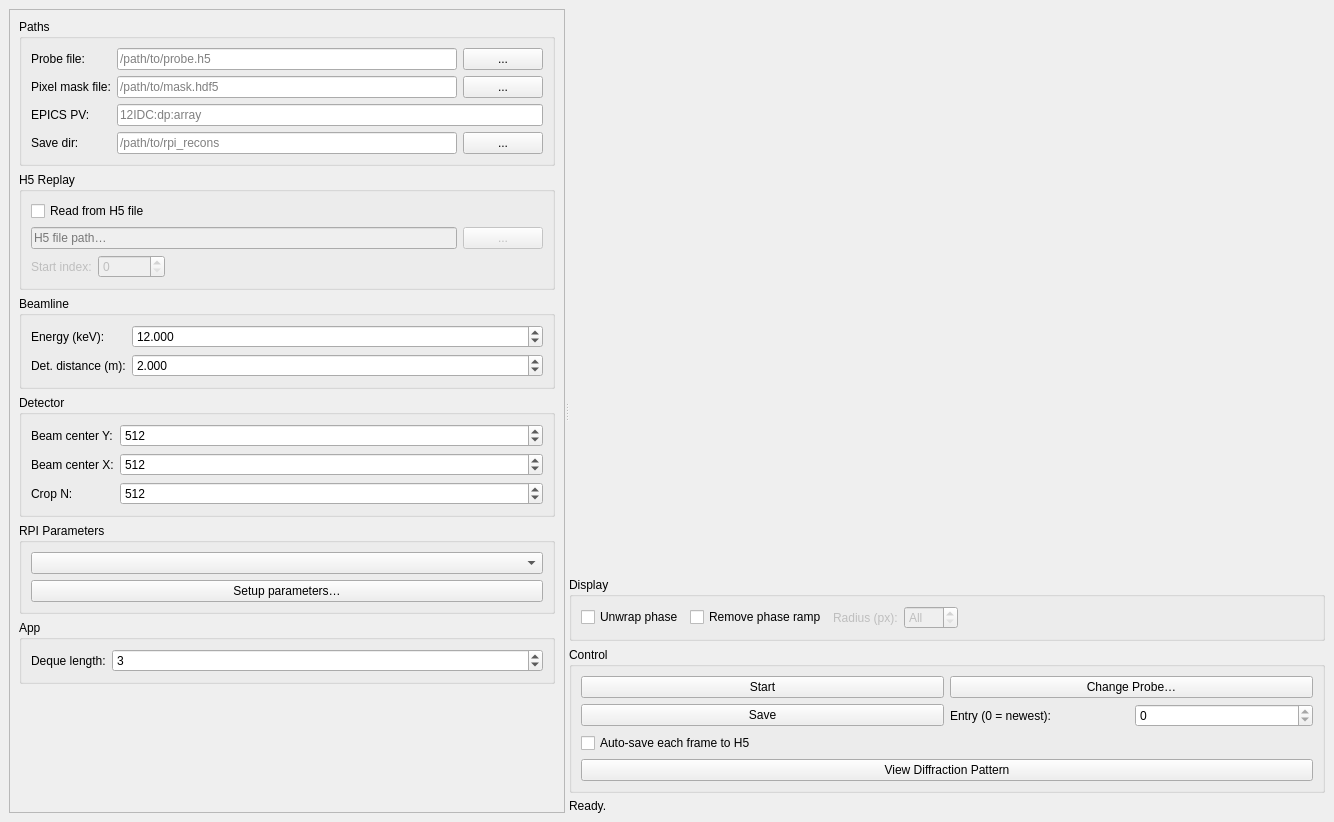
<?xml version="1.0" encoding="UTF-8"?>
<ui version="4.0">
 <class>MainWindow</class>
 <widget class="QMainWindow" name="MainWindow">
  <property name="geometry">
   <rect>
    <x>0</x>
    <y>0</y>
    <width>1334</width>
    <height>822</height>
   </rect>
  </property>
  <property name="windowTitle">
   <string>RPI Live — Randomized Probe Imaging</string>
  </property>
  <widget class="QWidget" name="centralwidget">
   <layout class="QHBoxLayout" name="centralLayout">
    <item>
     <widget class="QSplitter" name="splitter">
      <property name="orientation">
       <enum>Qt::Horizontal</enum>
      </property>
      <widget class="QScrollArea" name="scrollArea">
       <property name="widgetResizable">
        <bool>true</bool>
       </property>
       <widget class="QWidget" name="scrollContents">
        <property name="geometry">
         <rect>
          <x>0</x>
          <y>0</y>
          <width>492</width>
          <height>1301</height>
         </rect>
        </property>
        <layout class="QVBoxLayout" name="leftVLayout">
         <item>
          <widget class="QGroupBox" name="paths_group">
           <property name="title">
            <string>Paths</string>
           </property>
           <layout class="QFormLayout" name="paths_form">
            <item row="0" column="0">
             <widget class="QLabel" name="label_probe">
              <property name="text">
               <string>Probe file:</string>
              </property>
             </widget>
            </item>
            <item row="0" column="1">
             <layout class="QHBoxLayout" name="probe_hl">
              <item>
               <widget class="QLineEdit" name="probe_file_edit">
                <property name="placeholderText">
                 <string>/path/to/probe.h5</string>
                </property>
               </widget>
              </item>
              <item>
               <widget class="QPushButton" name="probe_browse_btn">
                <property name="text">
                 <string>...</string>
                </property>
               </widget>
              </item>
             </layout>
            </item>
            <item row="1" column="0">
             <widget class="QLabel" name="label_mask">
              <property name="text">
               <string>Pixel mask file:</string>
              </property>
             </widget>
            </item>
            <item row="1" column="1">
             <layout class="QHBoxLayout" name="mask_hl">
              <item>
               <widget class="QLineEdit" name="pixel_mask_file_edit">
                <property name="placeholderText">
                 <string>/path/to/mask.hdf5</string>
                </property>
               </widget>
              </item>
              <item>
               <widget class="QPushButton" name="pixel_mask_browse_btn">
                <property name="text">
                 <string>...</string>
                </property>
               </widget>
              </item>
             </layout>
            </item>
            <item row="2" column="0">
             <widget class="QLabel" name="label_pv">
              <property name="text">
               <string>EPICS PV:</string>
              </property>
             </widget>
            </item>
            <item row="2" column="1">
             <widget class="QLineEdit" name="pv_name_edit">
              <property name="placeholderText">
               <string>12IDC:dp:array</string>
              </property>
             </widget>
            </item>
            <item row="3" column="0">
             <widget class="QLabel" name="label_savedir">
              <property name="text">
               <string>Save dir:</string>
              </property>
             </widget>
            </item>
            <item row="3" column="1">
             <layout class="QHBoxLayout" name="savedir_hl">
              <item>
               <widget class="QLineEdit" name="save_dir_edit">
                <property name="placeholderText">
                 <string>/path/to/rpi_recons</string>
                </property>
               </widget>
              </item>
              <item>
               <widget class="QPushButton" name="save_dir_browse_btn">
                <property name="text">
                 <string>...</string>
                </property>
               </widget>
              </item>
             </layout>
            </item>
           </layout>
          </widget>
         </item>
         <item>
          <widget class="QGroupBox" name="h5_group">
           <property name="title">
            <string>H5 Replay</string>
           </property>
           <layout class="QVBoxLayout" name="h5_vl">
            <item>
             <widget class="QCheckBox" name="h5_check">
              <property name="text">
               <string>Read from H5 file</string>
              </property>
             </widget>
            </item>
            <item>
             <layout class="QHBoxLayout" name="h5_hl">
              <item>
               <widget class="QLineEdit" name="h5_file_edit">
                <property name="enabled">
                 <bool>false</bool>
                </property>
                <property name="placeholderText">
                 <string>H5 file path…</string>
                </property>
               </widget>
              </item>
              <item>
               <widget class="QPushButton" name="h5_browse_btn">
                <property name="enabled">
                 <bool>false</bool>
                </property>
                <property name="text">
                 <string>...</string>
                </property>
               </widget>
              </item>
             </layout>
            </item>
            <item>
             <layout class="QHBoxLayout" name="h5_start_hl">
              <item>
               <widget class="QLabel" name="label_h5_start">
                <property name="enabled">
                 <bool>false</bool>
                </property>
                <property name="text">
                 <string>Start index:</string>
                </property>
               </widget>
              </item>
              <item>
               <widget class="QSpinBox" name="h5_start_spin">
                <property name="enabled">
                 <bool>false</bool>
                </property>
                <property name="minimum">
                 <number>0</number>
                </property>
                <property name="maximum">
                 <number>999999</number>
                </property>
                <property name="value">
                 <number>0</number>
                </property>
               </widget>
              </item>
              <item>
               <spacer name="h5_start_spacer">
                <property name="orientation">
                 <enum>Qt::Horizontal</enum>
                </property>
                <property name="sizeHint" stdset="0">
                 <size>
                  <width>40</width>
                  <height>0</height>
                 </size>
                </property>
               </spacer>
              </item>
             </layout>
            </item>
           </layout>
          </widget>
         </item>
         <item>
          <widget class="QGroupBox" name="beamline_group">
           <property name="title">
            <string>Beamline</string>
           </property>
           <layout class="QFormLayout" name="beamline_form">
            <item row="0" column="0">
             <widget class="QLabel" name="label_energy">
              <property name="text">
               <string>Energy (keV):</string>
              </property>
             </widget>
            </item>
            <item row="0" column="1">
             <widget class="QDoubleSpinBox" name="energy_kev_spin">
              <property name="decimals">
               <number>3</number>
              </property>
              <property name="minimum">
               <double>0.100000000000000</double>
              </property>
              <property name="maximum">
               <double>100.000000000000000</double>
              </property>
              <property name="singleStep">
               <double>0.100000000000000</double>
              </property>
              <property name="value">
               <double>12.000000000000000</double>
              </property>
             </widget>
            </item>
            <item row="1" column="0">
             <widget class="QLabel" name="label_detdist">
              <property name="text">
               <string>Det. distance (m):</string>
              </property>
             </widget>
            </item>
            <item row="1" column="1">
             <widget class="QDoubleSpinBox" name="detector_dist_spin">
              <property name="decimals">
               <number>3</number>
              </property>
              <property name="minimum">
               <double>0.010000000000000</double>
              </property>
              <property name="maximum">
               <double>10.000000000000000</double>
              </property>
              <property name="singleStep">
               <double>0.010000000000000</double>
              </property>
              <property name="value">
               <double>2.000000000000000</double>
              </property>
             </widget>
            </item>
           </layout>
          </widget>
         </item>
         <item>
          <widget class="QGroupBox" name="detector_group">
           <property name="title">
            <string>Detector</string>
           </property>
           <layout class="QFormLayout" name="detector_form">
            <item row="0" column="0">
             <widget class="QLabel" name="label_bcy">
              <property name="text">
               <string>Beam center Y:</string>
              </property>
             </widget>
            </item>
            <item row="0" column="1">
             <widget class="QSpinBox" name="beam_cy_spin">
              <property name="maximum">
               <number>9999</number>
              </property>
              <property name="value">
               <number>512</number>
              </property>
             </widget>
            </item>
            <item row="1" column="0">
             <widget class="QLabel" name="label_bcx">
              <property name="text">
               <string>Beam center X:</string>
              </property>
             </widget>
            </item>
            <item row="1" column="1">
             <widget class="QSpinBox" name="beam_cx_spin">
              <property name="maximum">
               <number>9999</number>
              </property>
              <property name="value">
               <number>512</number>
              </property>
             </widget>
            </item>
            <item row="2" column="0">
             <widget class="QLabel" name="label_cropN">
              <property name="text">
               <string>Crop N:</string>
              </property>
             </widget>
            </item>
            <item row="2" column="1">
             <widget class="QSpinBox" name="crop_N_spin">
              <property name="minimum">
               <number>64</number>
              </property>
              <property name="maximum">
               <number>2048</number>
              </property>
              <property name="value">
               <number>512</number>
              </property>
             </widget>
            </item>
           </layout>
          </widget>
         </item>
         <item>
          <widget class="QGroupBox" name="rpi_group">
           <property name="title">
            <string>RPI Parameters</string>
           </property>
           <layout class="QVBoxLayout" name="rpi_group_layout">
            <item>
             <widget class="QComboBox" name="algo_combo"/>
            </item>
            <item>
             <widget class="QPushButton" name="setup_params_btn">
              <property name="text">
               <string>Setup parameters…</string>
              </property>
             </widget>
            </item>
           </layout>
          </widget>
         </item>
         <item>
          <widget class="QGroupBox" name="app_group">
           <property name="title">
            <string>App</string>
           </property>
           <layout class="QFormLayout" name="app_form">
            <item row="0" column="0">
             <widget class="QLabel" name="label_deque">
              <property name="text">
               <string>Deque length:</string>
              </property>
             </widget>
            </item>
            <item row="0" column="1">
             <widget class="QSpinBox" name="deque_length_spin">
              <property name="minimum">
               <number>1</number>
              </property>
              <property name="maximum">
               <number>20</number>
              </property>
              <property name="value">
               <number>3</number>
              </property>
             </widget>
            </item>
           </layout>
          </widget>
         </item>
         <item>
          <spacer name="leftSpacer">
           <property name="orientation">
            <enum>Qt::Vertical</enum>
           </property>
           <property name="sizeHint" stdset="0">
            <size>
             <width>0</width>
             <height>40</height>
            </size>
           </property>
          </spacer>
         </item>
        </layout>
       </widget>
      </widget>
      <widget class="QWidget" name="rightPane">
       <layout class="QVBoxLayout" name="rightVLayout">
        <item>
         <widget class="ImageView" name="image_view" native="true">
          <property name="sizePolicy">
           <sizepolicy hsizetype="Expanding" vsizetype="Expanding">
            <horstretch>0</horstretch>
            <verstretch>1</verstretch>
           </sizepolicy>
          </property>
         </widget>
        </item>
        <item>
         <widget class="QGroupBox" name="display_group">
          <property name="title">
           <string>Display</string>
          </property>
          <layout class="QVBoxLayout" name="display_vl">
           <item>
            <layout class="QHBoxLayout" name="display_hl">
             <item>
              <spacer name="display_spacer">
               <property name="orientation">
                <enum>Qt::Horizontal</enum>
               </property>
               <property name="sizeHint" stdset="0">
                <size>
                 <width>40</width>
                 <height>0</height>
                </size>
               </property>
              </spacer>
             </item>
            </layout>
           </item>
           <item>
            <layout class="QHBoxLayout" name="ramp_hl">
             <item>
              <widget class="QCheckBox" name="unwrap_check">
               <property name="text">
                <string>Unwrap phase</string>
               </property>
              </widget>
             </item>
             <item>
              <widget class="QCheckBox" name="ramp_check">
               <property name="text">
                <string>Remove phase ramp</string>
               </property>
              </widget>
             </item>
             <item>
              <widget class="QLabel" name="label_ramp_radius">
               <property name="enabled">
                <bool>false</bool>
               </property>
               <property name="text">
                <string>Radius (px):</string>
               </property>
              </widget>
             </item>
             <item>
              <widget class="QSpinBox" name="ramp_radius_spin">
               <property name="enabled">
                <bool>false</bool>
               </property>
               <property name="specialValueText">
                <string>All</string>
               </property>
               <property name="minimum">
                <number>0</number>
               </property>
               <property name="maximum">
                <number>9999</number>
               </property>
               <property name="value">
                <number>0</number>
               </property>
              </widget>
             </item>
             <item>
              <spacer name="ramp_spacer">
               <property name="orientation">
                <enum>Qt::Horizontal</enum>
               </property>
               <property name="sizeHint" stdset="0">
                <size>
                 <width>40</width>
                 <height>0</height>
                </size>
               </property>
              </spacer>
             </item>
            </layout>
           </item>
          </layout>
         </widget>
        </item>
        <item>
         <widget class="QGroupBox" name="control_group">
          <property name="title">
           <string>Control</string>
          </property>
          <layout class="QGridLayout" name="control_grid">
           <item row="0" column="0">
            <widget class="QPushButton" name="start_btn">
             <property name="minimumSize">
              <size>
               <width>0</width>
               <height>0</height>
              </size>
             </property>
             <property name="text">
              <string>Start</string>
             </property>
            </widget>
           </item>
           <item row="0" column="1">
            <widget class="QPushButton" name="change_probe_btn">
             <property name="text">
              <string>Change Probe…</string>
             </property>
            </widget>
           </item>
           <item row="1" column="0">
            <widget class="QPushButton" name="save_btn">
             <property name="text">
              <string>Save</string>
             </property>
            </widget>
           </item>
           <item row="1" column="1">
            <layout class="QHBoxLayout" name="save_entry_hl">
             <item>
              <widget class="QLabel" name="label_saveentry">
               <property name="text">
                <string>Entry (0 = newest):</string>
               </property>
              </widget>
             </item>
             <item>
              <widget class="QSpinBox" name="save_entry_spin">
               <property name="maximum">
                <number>0</number>
               </property>
              </widget>
             </item>
            </layout>
           </item>
           <item row="2" column="0" colspan="2">
            <widget class="QCheckBox" name="autosave_check">
             <property name="text">
              <string>Auto-save each frame to H5</string>
             </property>
            </widget>
           </item>
           <item row="3" column="0" colspan="2">
            <widget class="QPushButton" name="view_pv_btn">
             <property name="text">
              <string>View Diffraction Pattern</string>
             </property>
            </widget>
           </item>
          </layout>
         </widget>
        </item>
        <item>
         <widget class="QLabel" name="status_label">
          <property name="sizePolicy">
           <sizepolicy hsizetype="Expanding" vsizetype="Preferred">
            <horstretch>0</horstretch>
            <verstretch>0</verstretch>
           </sizepolicy>
          </property>
          <property name="text">
           <string>Ready.</string>
          </property>
          <property name="wordWrap">
           <bool>true</bool>
          </property>
         </widget>
        </item>
       </layout>
      </widget>
     </widget>
    </item>
   </layout>
  </widget>
 </widget>
 <customwidgets>
  <customwidget>
   <class>ImageView</class>
   <extends>QWidget</extends>
   <header>pyqtgraph</header>
  </customwidget>
 </customwidgets>
 <resources/>
 <connections/>
</ui>
